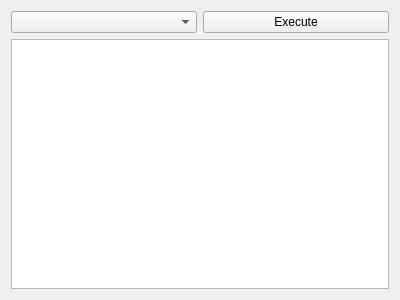
<?xml version="1.0" encoding="UTF-8"?>
<ui version="4.0">
 <class>BindingView</class>
 <widget class="QWidget" name="BindingView">
  <property name="geometry">
   <rect>
    <x>0</x>
    <y>0</y>
    <width>400</width>
    <height>300</height>
   </rect>
  </property>
  <property name="windowTitle">
   <string>Form</string>
  </property>
  <layout class="QGridLayout" name="gridLayout">
   <item row="0" column="0">
    <layout class="QVBoxLayout" name="verticalLayout">
     <item>
      <layout class="QHBoxLayout" name="horizontalLayout">
       <item>
        <widget class="QComboBox" name="BindingCombo"/>
       </item>
       <item>
        <widget class="QPushButton" name="ExecuteButton">
         <property name="text">
          <string>Execute</string>
         </property>
        </widget>
       </item>
      </layout>
     </item>
     <item>
      <widget class="QTextEdit" name="ScriptCode"/>
     </item>
    </layout>
   </item>
  </layout>
 </widget>
 <resources/>
 <connections/>
</ui>
